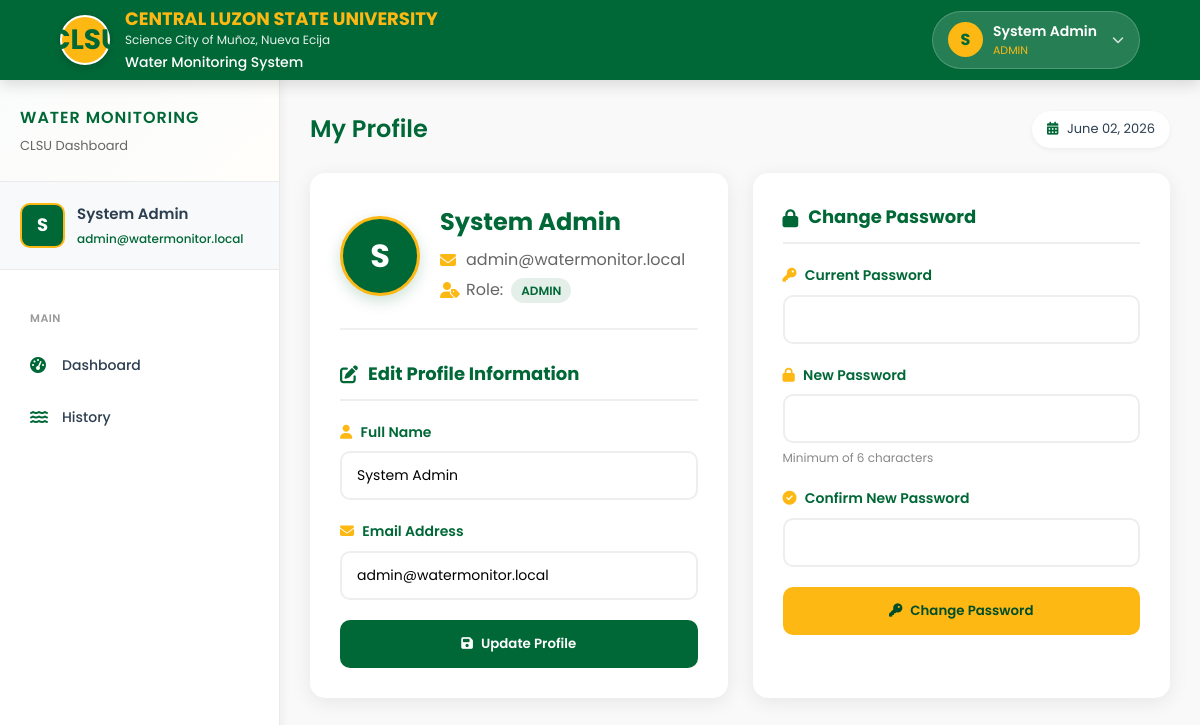
/pages/account/profile.php (signed in), run on the app's committed database.
### tables this page shows
CREATE TABLE IF NOT EXISTS users (
    user_id INT AUTO_INCREMENT PRIMARY KEY,
    full_name VARCHAR(100) NOT NULL,
    username VARCHAR(50) NOT NULL UNIQUE,
    email VARCHAR(100) NOT NULL UNIQUE,
    password VARCHAR(255) NOT NULL,
    role ENUM('admin', 'viewer') NOT NULL DEFAULT 'viewer',
    last_login DATETIME DEFAULT NULL,
    created_at TIMESTAMP DEFAULT CURRENT_TIMESTAMP,
    INDEX idx_username (username),
    INDEX idx_email (email)
);

### includes/config.php (called while the page is built, shortened)
<?php
function getCurrentUser($conn) {
    $stmt = $conn->prepare("SELECT user_id, full_name, email, role, created_at FROM users WHERE user_id = ?");
    $stmt->bind_param("i", $_SESSION['user_id']);
    $stmt->execute();
    $result = $stmt->get_result();
    return $result->fetch_assoc();
}
function sanitize($data) {
    return htmlspecialchars(trim($data), ENT_QUOTES, 'UTF-8');
}
?>

### pages/account/profile.php (the view, shortened to what this page needs)
<?php
require_once __DIR__ . '/../../includes/config.php';
$current_user = getCurrentUser($conn);
include __DIR__ . '/../../includes/header.php';
?>
<nav class="navbar">
    <div class="nav-left">
        <div class="logo-container">
            <div class="clsu-logo">CLSU</div>
            <div class="institution-info">
                <span class="institution-name">CENTRAL LUZON STATE UNIVERSITY</span>
                <span class="institution-campus">Science City of Muñoz, Nueva Ecija</span>
                <span class="system-name">Water Monitoring System</span>
            </div>
        </div>
    </div>
    <div class="nav-right">
        <div class="user-dropdown">
            <div class="dropdown-trigger">
                <div class="user-avatar">
                    <?php echo strtoupper(substr($current_user['full_name'], 0, 1)); ?>
                </div>
                <div class="user-info-small">
                    <span class="user-name-small"><?php echo sanitize($current_user['full_name']); ?></span>
                    <span class="user-role-small"><?php echo $current_user['role']; ?></span>
                </div>
                <i class="fas fa-chevron-down dropdown-arrow"></i>
            </div>
        </div>
    </div>
</nav>
<div class="dashboard-container">
    <?php include __DIR__ . '/../../includes/sidebar.php'; ?>
    <main class="main-content" style="flex: 1; padding: 30px; background: #f9f9f9;">
        <div style="display: flex; justify-content: space-between; align-items: center; margin-bottom: 25px;">
            <h2 style="color: #006837; font-size: 24px; font-weight: 600; margin: 0;">My Profile</h2>
            <div style="background: white; padding: 8px 15px; border-radius: 20px; font-size: 13px; box-shadow: 0 2px 5px rgba(0,0,0,0.05);">
                <i class="fas fa-calendar-alt" style="color: #006837; margin-right: 5px;"></i>
                <?php echo date('F d, Y'); ?>
            </div>
        </div>
        <div style="display: grid; grid-template-columns: 1fr 1fr; gap: 25px;">
            <div style="background: white; border-radius: 15px; padding: 30px; box-shadow: 0 4px 20px rgba(0,0,0,0.08);">
                <div style="display: flex; align-items: center; gap: 20px; margin-bottom: 30px; padding-bottom: 20px; border-bottom: 2px solid #f0f0f0;">
                    <div style="width: 80px; height: 80px; background: #006837; border-radius: 50%; display: flex; align-items: center; justify-content: center; color: white; font-size: 32px; font-weight: bold; border: 3px solid #fdb813; box-shadow: 0 5px 15px rgba(0,104,55,0.2);">
                        <?php echo strtoupper(substr($current_user['full_name'], 0, 1)); ?>
                    </div>
                    <div>
                        <h3 style="color: #006837; font-size: 24px; margin: 0 0 5px 0;"><?php echo sanitize($current_user['full_name']); ?></h3>
                        <p style="color: #666; margin: 5px 0; display: flex; align-items: center; gap: 8px;">
                            <i class="fas fa-envelope" style="color: #fdb813; width: 18px;"></i> <?php echo sanitize($current_user['email']); ?>
                        </p>
                        <p style="color: #666; margin: 5px 0; display: flex; align-items: center; gap: 8px;">
                            <i class="fas fa-user-tag" style="color: #fdb813; width: 18px;"></i> Role:
                            <span style="color: #006837; font-weight: 600; text-transform: uppercase; background: rgba(0,104,55,0.1); padding: 3px 10px; border-radius: 20px; font-size: 12px;"><?php echo $current_user['role']; ?></span>
                        </p>
                    </div>
                </div>
                <form method="POST" action="">
                    <h4 style="color: #006837; margin: 0 0 20px 0; padding-bottom: 10px; border-bottom: 2px solid #eee; font-size: 18px; display: flex; align-items: center; gap: 10px;">
                        <i class="fas fa-edit"></i> Edit Profile Information
                    </h4>
                    <div style="margin-bottom: 20px;">
                        <label style="display: block; margin-bottom: 8px; color: #006837; font-weight: 600; font-size: 14px;">
                            <i class="fas fa-user" style="margin-right: 5px; color: #fdb813;"></i> Full Name
                        </label>
                        <input type="text" name="full_name" value="<?php echo sanitize($current_user['full_name']); ?>"
                               style="width: 100%; padding: 12px 15px; border: 2px solid #eee; border-radius: 10px; font-size: 14px; font-family: 'Poppins', sans-serif; box-sizing: border-box;">
                    </div>
                    <div style="margin-bottom: 20px;">
                        <label style="display: block; margin-bottom: 8px; color: #006837; font-weight: 600; font-size: 14px;">
                            <i class="fas fa-envelope" style="margin-right: 5px; color: #fdb813;"></i> Email Address
                        </label>
                        <input type="email" name="email" value="<?php echo sanitize($current_user['email']); ?>"
                               style="width: 100%; padding: 12px 15px; border: 2px solid #eee; border-radius: 10px; font-size: 14px; font-family: 'Poppins', sans-serif; box-sizing: border-box;">
                    </div>
                    <button type="submit" name="update_profile"
                            style="width: 100%; background: #006837; color: white; border: none; padding: 14px; border-radius: 10px; font-weight: 600; cursor: pointer; display: flex; align-items: center; justify-content: center; gap: 8px; font-family: 'Poppins', sans-serif;">
                        <i class="fas fa-save"></i> Update Profile
                    </button>
                </form>
            </div>
            <div style="background: white; border-radius: 15px; padding: 30px; box-shadow: 0 4px 20px rgba(0,0,0,0.08);">
                <h4 style="color: #006837; margin: 0 0 20px 0; padding-bottom: 10px; border-bottom: 2px solid #eee; font-size: 18px; display: flex; align-items: center; gap: 10px;">
                    <i class="fas fa-lock"></i> Change Password
                </h4>
                <form method="POST" action="">
                    <div style="margin-bottom: 20px;">
                        <label style="display: block; margin-bottom: 8px; color: #006837; font-weight: 600; font-size: 14px;">
                            <i class="fas fa-key" style="margin-right: 5px; color: #fdb813;"></i> Current Password
                        </label>
                        <input type="password" name="current_password" required
                               style="width: 100%; padding: 12px 15px; border: 2px solid #eee; border-radius: 10px; font-size: 14px; font-family: 'Poppins', sans-serif; box-sizing: border-box;">
                    </div>
                    <div style="margin-bottom: 20px;">
                        <label style="display: block; margin-bottom: 8px; color: #006837; font-weight: 600; font-size: 14px;">
                            <i class="fas fa-lock" style="margin-right: 5px; color: #fdb813;"></i> New Password
                        </label>
                        <input type="password" name="new_password" required minlength="6"
                               style="width: 100%; padding: 12px 15px; border: 2px solid #eee; border-radius: 10px; font-size: 14px; font-family: 'Poppins', sans-serif; box-sizing: border-box;">
                        <small style="display: block; color: #888; font-size: 12px; margin-top: 5px;">Minimum of 6 characters</small>
                    </div>
                    <div style="margin-bottom: 20px;">
                        <label style="display: block; margin-bottom: 8px; color: #006837; font-weight: 600; font-size: 14px;">
                            <i class="fas fa-check-circle" style="margin-right: 5px; color: #fdb813;"></i> Confirm New Password
                        </label>
                        <input type="password" name="confirm_password" required minlength="6"
                               style="width: 100%; padding: 12px 15px; border: 2px solid #eee; border-radius: 10px; font-size: 14px; font-family: 'Poppins', sans-serif; box-sizing: border-box;">
                    </div>
                    <button type="submit" name="change_password"
                            style="width: 100%; background: #fdb813; color: #004d29; border: none; padding: 14px; border-radius: 10px; font-weight: 600; cursor: pointer; display: flex; align-items: center; justify-content: center; gap: 8px; font-family: 'Poppins', sans-serif;">
                        <i class="fas fa-key"></i> Change Password
                    </button>
                </form>
            </div>
        </div>
    </main>
</div>
<?php include __DIR__ . '/../../includes/footer.php'; ?>

### includes/sidebar.php (shortened to what this page needs)
<aside class="sidebar">
    <div class="sidebar-header">
        <h3>Water Monitoring</h3>
        <p>CLSU Dashboard</p>
    </div>
    <div class="sidebar-user">
        <div class="sidebar-user-avatar">
            <?php echo strtoupper(substr($current_user['full_name'] ?? 'U', 0, 1)); ?>
        </div>
        <div class="sidebar-user-info">
            <h4><?php echo sanitize($current_user['full_name'] ?? 'User'); ?></h4>
            <p><?php echo $current_user['email'] ?? ' ?>'; ?></p>
        </div>
    </div>
    <nav class="sidebar-nav">
        <div class="sidebar-divider">MAIN</div>
        <ul class="sidebar-menu">
            <li class="sidebar-menu-item">
                <a href="<?php echo BASE_URL; ?>/pages/dashboard.php" class="sidebar-menu-link <?php echo basename($_SERVER['PHP_SELF']) == 'dashboard.php' ? 'active' : ''; ?>">
                    <i class="fas fa-tachometer-alt"></i>
                    <span>Dashboard</span>
                </a>
            </li>
            <li class="sidebar-menu-item">
                <a href="<?php echo BASE_URL; ?>/pages/history.php" class="sidebar-menu-link <?php echo basename($_SERVER['PHP_SELF']) == 'history.php' ? 'active' : ''; ?>">
                    <i class="fas fa-water"></i>
                    <span>History</span>
                </a>
            </li>
        </ul>
    </nav>
</aside>

### css/style.css (style rules this page uses)
:root { --clsu-green: #006837; --clsu-green-dark: #004d29; --clsu-yellow: #fdb813; --clsu-yellow-dark: #e5a710; --clsu-white: #ffffff; --clsu-gray: #f4f4f4; --clsu-light-bg: #f9f9f9; --text-dark: #2c3e50; --text-light: #666666; --shadow: 0 4px 20px rgba(0, 0, 0, 0.08); --border-radius: 12px; }
* { margin: 0; padding: 0; box-sizing: border-box; }
body { font-family: 'Poppins', sans-serif; background-color: var(--clsu-light-bg); line-height: 1.6; color: var(--text-dark); }
.navbar { background: var(--clsu-green); color: white; padding: 0 5%; height: 80px; display: flex; justify-content: space-between; align-items: center; box-shadow: 0 4px 15px rgba(0, 0, 0, 0.15); position: sticky; top: 0; z-index: 1000; }
.nav-left { display: flex; align-items: center; gap: 20px; }
.logo-container { display: flex; align-items: center; gap: 15px; }
.clsu-logo { width: 50px; height: 50px; background: var(--clsu-yellow); border-radius: 50%; display: flex; align-items: center; justify-content: center; font-size: 28px; font-weight: bold; color: var(--clsu-green); border: 2px solid white; box-shadow: 0 2px 10px rgba(0,0,0,0.2); }
.institution-info { display: flex; flex-direction: column; }
.institution-name { font-size: 18px; font-weight: 700; color: var(--clsu-yellow); line-height: 1.3; }
.institution-campus { font-size: 12px; color: rgba(255, 255, 255, 0.9); }
.system-name { font-size: 14px; font-weight: 500; color: white; margin-top: 2px; }
.nav-right { display: flex; align-items: center; gap: 20px; }
.user-dropdown { position: relative; display: inline-block; }
.dropdown-trigger { display: flex; align-items: center; gap: 10px; background: rgba(255, 255, 255, 0.15); padding: 8px 15px; border-radius: 40px; cursor: pointer; transition: background 0.3s; border: 1px solid rgba(255, 255, 255, 0.2); }
.user-avatar { width: 35px; height: 35px; background: var(--clsu-yellow); border-radius: 50%; display: flex; align-items: center; justify-content: center; color: var(--clsu-green); font-weight: bold; font-size: 16px; }
.user-info-small { display: flex; flex-direction: column; }
.user-name-small { font-size: 14px; font-weight: 600; color: white; }
.user-role-small { font-size: 11px; color: var(--clsu-yellow); text-transform: uppercase; }
.dropdown-arrow { font-size: 12px; color: rgba(255, 255, 255, 0.8); margin-left: 5px; }
.dashboard-container { display: flex; min-height: calc(100vh - 80px); }
.sidebar { width: 280px; background: white; box-shadow: 2px 0 10px rgba(0, 0, 0, 0.05); display: flex; flex-direction: column; position: sticky; top: 80px; height: calc(100vh - 80px); overflow-y: auto; border-right: 1px solid #eaeaea; }
.sidebar-header { padding: 25px 20px; border-bottom: 1px solid #eaeaea; background: linear-gradient(135deg, rgba(0,104,55,0.02), rgba(253,184,19,0.02)); }
.sidebar-header h3 { color: var(--clsu-green); font-size: 16px; font-weight: 600; text-transform: uppercase; letter-spacing: 1px; margin-bottom: 5px; }
.sidebar-header p { color: var(--text-light); font-size: 13px; }
.sidebar-user { padding: 20px; background: #f8f9fa; border-bottom: 1px solid #eaeaea; display: flex; align-items: center; gap: 12px; }
.sidebar-user-avatar { width: 45px; height: 45px; background: var(--clsu-green); border-radius: 10px; display: flex; align-items: center; justify-content: center; color: white; font-weight: bold; font-size: 18px; border: 2px solid var(--clsu-yellow); }
.sidebar-user-info h4 { color: var(--text-dark); font-size: 15px; font-weight: 600; margin-bottom: 3px; }
.sidebar-user-info p { color: var(--clsu-green); font-size: 12px; font-weight: 500; }
.sidebar-nav { flex: 1; padding: 20px 15px; }
.sidebar-menu { list-style: none; }
.sidebar-menu-item { margin-bottom: 5px; }
.sidebar-menu-link { display: flex; align-items: center; gap: 12px; padding: 12px 15px; color: var(--text-dark); text-decoration: none; border-radius: 10px; transition: all 0.3s; font-size: 14px; font-weight: 500; }
.sidebar-menu-link i { width: 20px; color: var(--clsu-green); font-size: 16px; transition: all 0.3s; }
.sidebar-divider { margin: 20px 0 15px; padding: 0 15px; font-size: 11px; font-weight: 600; color: #999; text-transform: uppercase; letter-spacing: 0.5px; }
.main-content { flex: 1; padding: 30px; background: var(--clsu-light-bg); overflow-y: auto; }

### data on the page
users: full_name "S", full_name "System Admin", role "ADMIN", email "admin@watermonitor.local"
